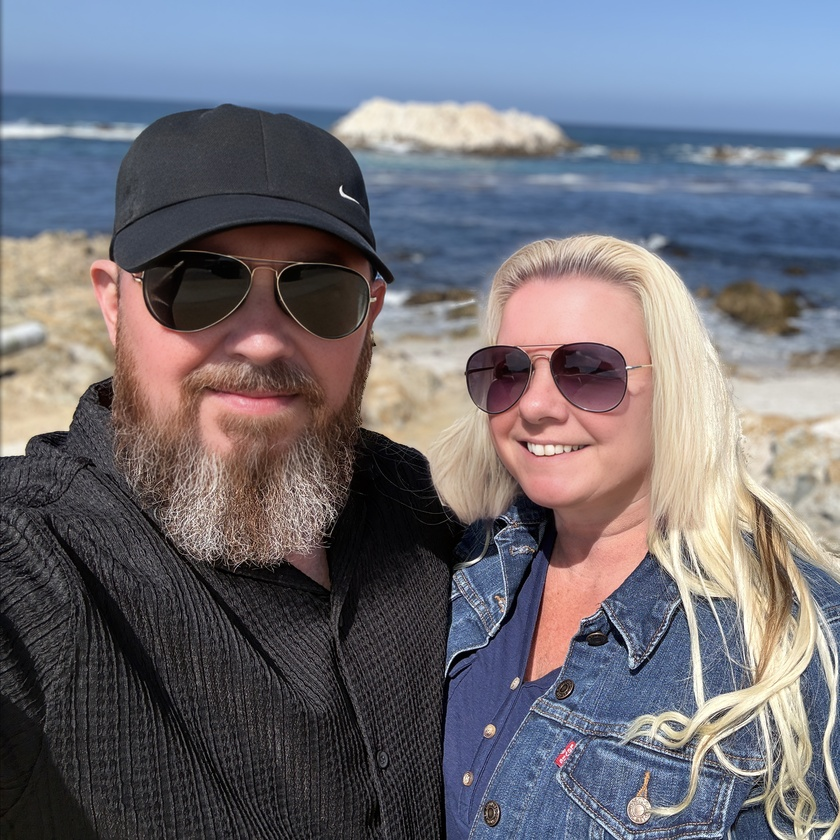
#> input picture Brand/Author/Kevin_Ward-Athena_Blanton-Monterey-California.JPG, 840 x 840 px, shrunk from 2814 x 2814 before the run
$ python photo-style.py ../Brand/Author/Kevin_Ward-Athena_Blanton-Monterey-California.JPG ../Brand/Author/Kevin_Ward-Athena_Blanton-Monterey-California.JPG
#> lines starting #> are read from the running program, lines starting #| are printed output that depends on the picture
#!/usr/bin/env python3
"""
Café Athena photo style processor.

Applies the Café Athena visual grade to a raw food photo:
  - Dark, moody exposure
  - Warm amber/brown color temperature
  - Deep blacks with dramatic shadows
  - Subtle vignette
  - Output as WebP

Usage:
    python3 scripts/photo-style.py <input> <output.webp>
    python3 scripts/photo-style.py IMG_1042.JPG site/public/images/03-14.webp
"""

import sys
from pathlib import Path

import numpy as np
from PIL import Image, ImageEnhance


def apply_style(input_path: str, output_path: str) -> None:
    img = Image.open(input_path).convert("RGB")
#> img is the input picture: PIL image 840x840 RGB; mean R, G, B 112.4, 110.8, 118.8
    arr = np.array(img, dtype=np.float32) / 255.0

    # 1. Warm color temperature: boost red, pull blue
    arr[:, :, 0] = np.clip(arr[:, :, 0] * 1.10, 0, 1)  # red up
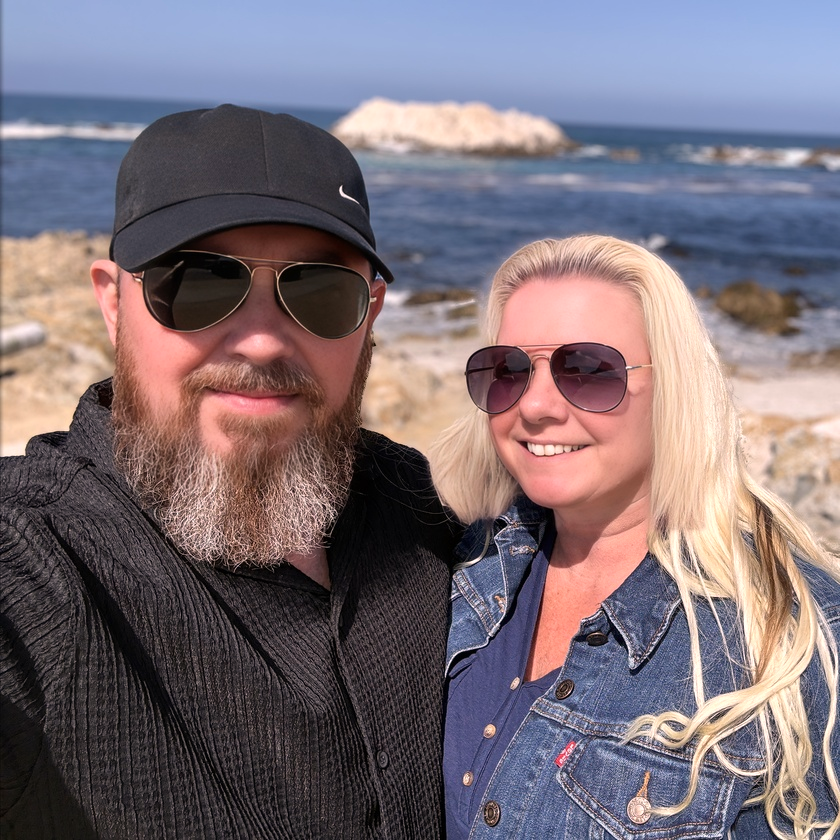
#> arr: shape (840, 840, 3) float32; mean R, G, B 0.483, 0.435, 0.466
    arr[:, :, 1] = np.clip(arr[:, :, 1] * 1.03, 0, 1)  # green slightly up
    arr[:, :, 2] = np.clip(arr[:, :, 2] * 0.82, 0, 1)  # blue down
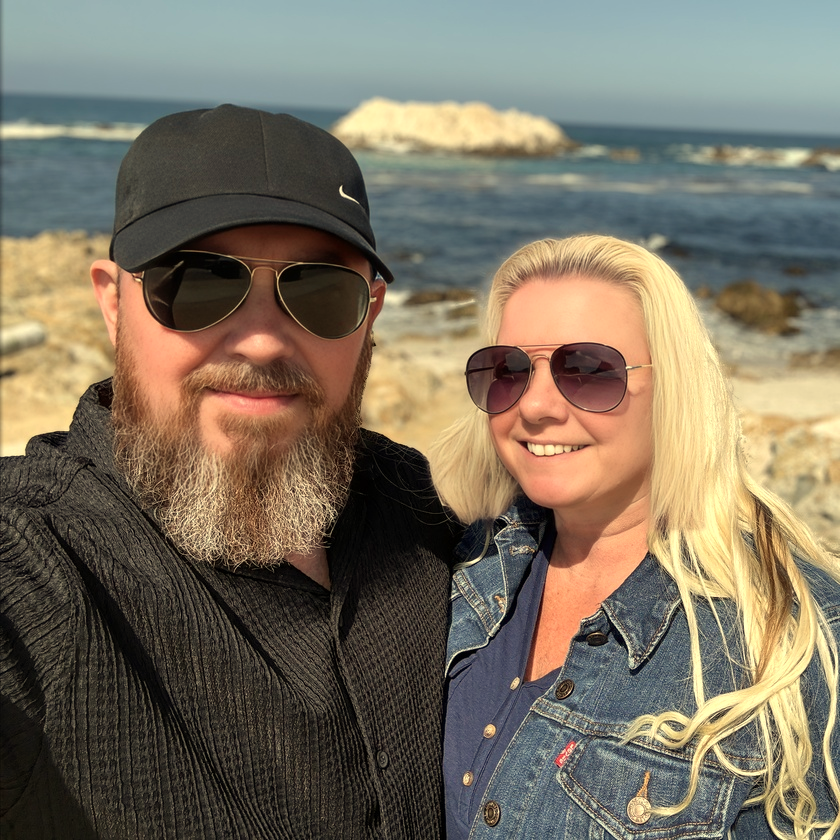
#> arr: shape (840, 840, 3) float32; mean R, G, B 0.483, 0.448, 0.382

    # 2. Exposure reduction — darken to moody level
    arr = np.clip(arr * 0.72, 0, 1)
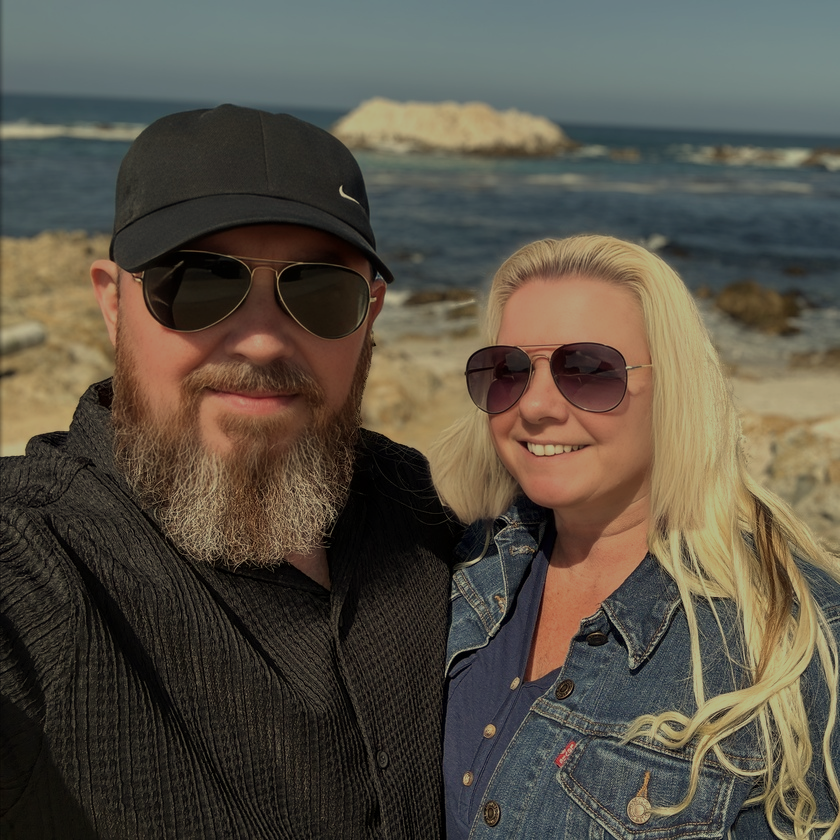
#> arr: shape (840, 840, 3) float32; mean R, G, B 0.348, 0.322, 0.275

    # 3. Tone curve — deepen shadows more than highlights (gamma > 1)
    arr = np.power(arr, 1.18)

    # 4. Contrast boost
    midpoint = 0.44
    arr = np.clip((arr - midpoint) * 1.30 + midpoint, 0, 1)
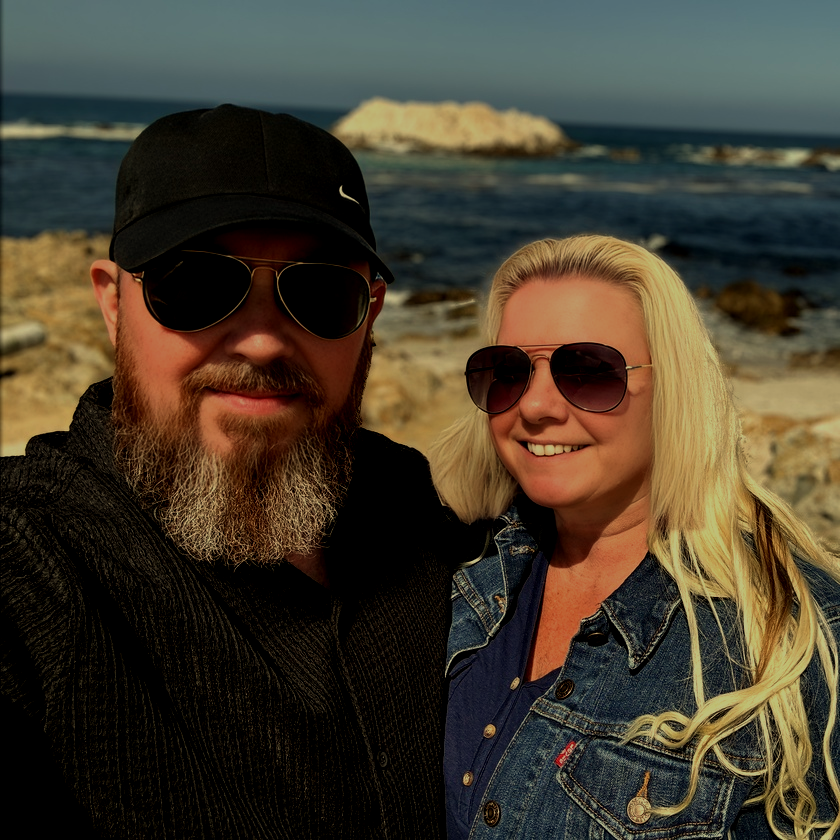
#> arr: shape (840, 840, 3) float32; mean R, G, B 0.267, 0.236, 0.179

    img = Image.fromarray((arr * 255).astype(np.uint8))

    # 5. Slight saturation pull — muted but rich, not flat
    img = ImageEnhance.Color(img).enhance(0.88)

    # 6. Vignette — darken edges, center stays bright
    w, h = img.size
#> w = 840; h = 840
    cy, cx = h / 2.0, w / 2.0
#> cy = 420; cx = 420
    yx = np.mgrid[0:h, 0:w].astype(np.float32)
    dy = (yx[0] - cy) / cy
    dx = (yx[1] - cx) / cx
    vig = 1.0 - (dx ** 2 + dy ** 2) * 0.55
    vig = np.clip(vig, 0.45, 1.0)

    arr2 = np.array(img, dtype=np.float32) / 255.0
    arr2 *= vig[:, :, np.newaxis]
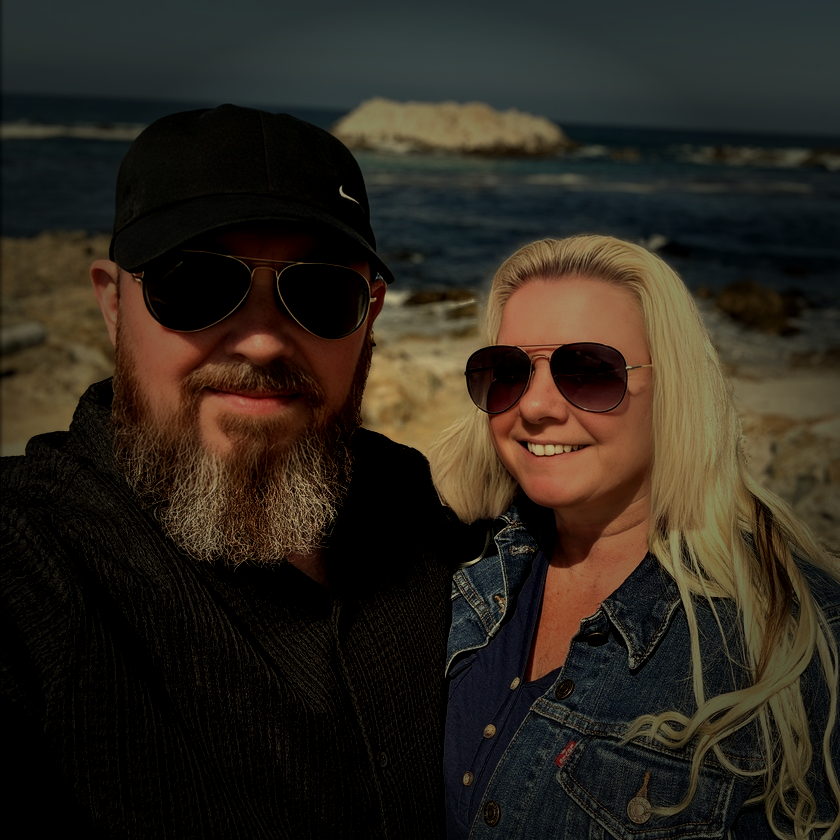
#> arr2: shape (840, 840, 3) float32; mean R, G, B 0.176, 0.15, 0.114
    img = Image.fromarray((arr2 * 255).astype(np.uint8))

    Path(output_path).parent.mkdir(parents=True, exist_ok=True)
    img.save(output_path, "WEBP", quality=92)
    print(f"Saved → {output_path}")


if __name__ == "__main__":
    if len(sys.argv) < 3:
        print("Usage: python3 scripts/photo-style.py <input> <output.webp>")
        sys.exit(1)
    apply_style(sys.argv[1], sys.argv[2])
